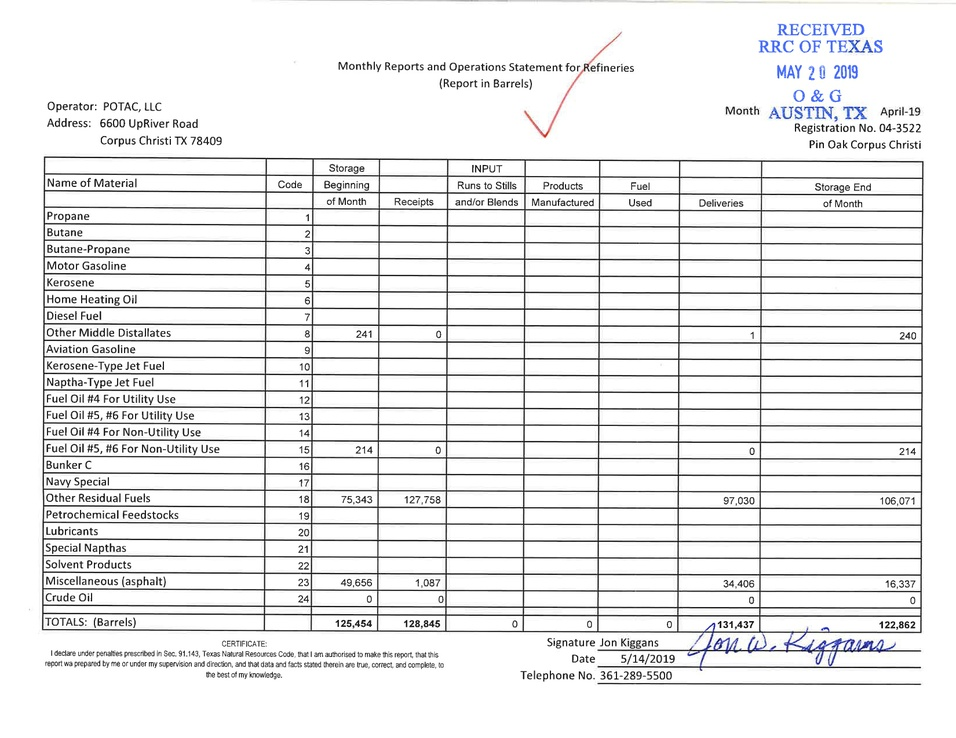
#> input picture data/example.jpg, 956 x 738 px, shrunk from 1650 x 1275 before the run
$ python -i utils.py   (imports and definitions only)
#> lines starting #> are read from the running program, lines starting #| are printed output that depends on the picture; after the words box and inside, x2 and y2 are one past the last pixel; in counts of white or black regions, pixels touching at a corner belong together
#> further down, picture is the input picture: shape (738, 956, 3); mean B, G, R 235.4, 235, 234.9
import operator

import numpy as np
import cv2 as cv


# Apply morphology operations
def isolate_lines(src, structuring_element):
    cv.erode(src, structuring_element, src, (-1, -1))  # makes white spots smaller
    cv.dilate(src, structuring_element, src, (-1, -1))


# Verify if the region inside a contour is a table
# If it is a table, returns the bounding rect
# and the table joints. Else return None.
# [85 lines left out: functions verify_table, find_corners_from_contour, distance_between, crop_and_warp, not called in this run]


def get_grid_mask(image):
    # convert to grayscale
    grayscale = cv.cvtColor(image, cv.COLOR_BGR2GRAY)

    max_threshold_value = 255
    block_size = 15
    threshold_constant = 0

    # Filter image
    filtered = cv.adaptiveThreshold(~grayscale, max_threshold_value, cv.ADAPTIVE_THRESH_MEAN_C, cv.THRESH_BINARY,
                                    block_size, threshold_constant)
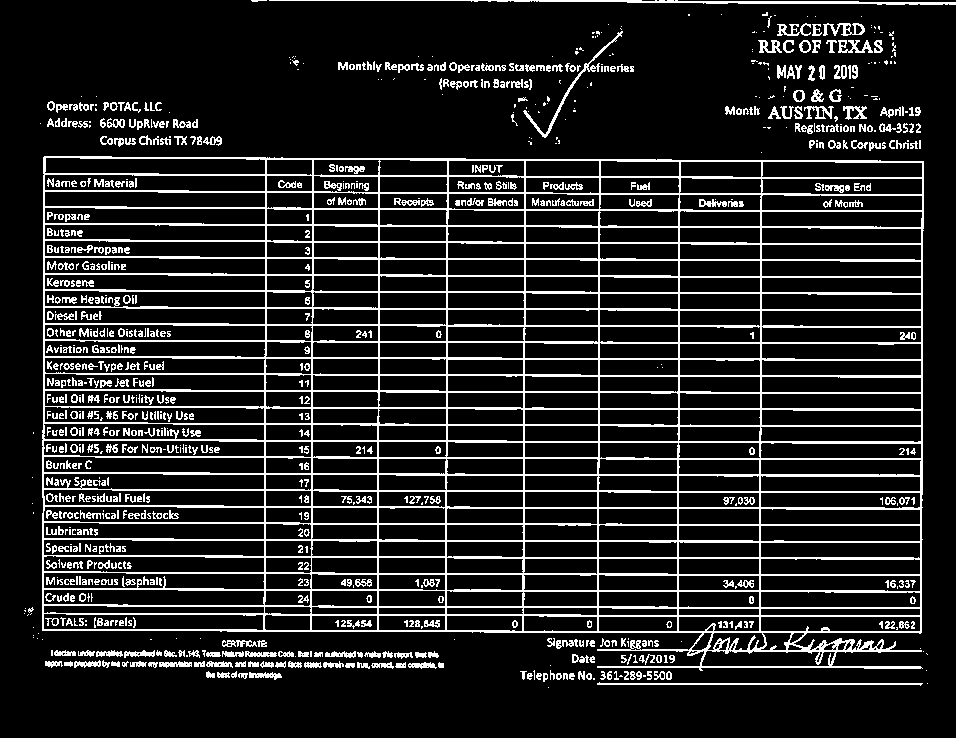
#> filtered: shape (738, 956); 13.9% white in thin lines or dots

    # HORIZONTAL AND VERTICAL LINE ISOLATION
    # To isolate the vertical and horizontal lines,
    #
    # 1. Set a scale.
    # 2. Create a structuring element.
    # 3. Isolate the lines by eroding and then dilating the image.

    scale = 15

    # Isolate horizontal and vertical lines using morphological operations
    horizontal = filtered.copy()
    vertical = filtered.copy()

    horizontal_size = int(horizontal.shape[1] / scale)
#> horizontal_size = 63
    horizontal_structure = cv.getStructuringElement(cv.MORPH_RECT, (horizontal_size, 1))
    isolate_lines(horizontal, horizontal_structure)
#> in isolate_lines, `cv.erode(src, structuring_element, src, (-1, -1))`:
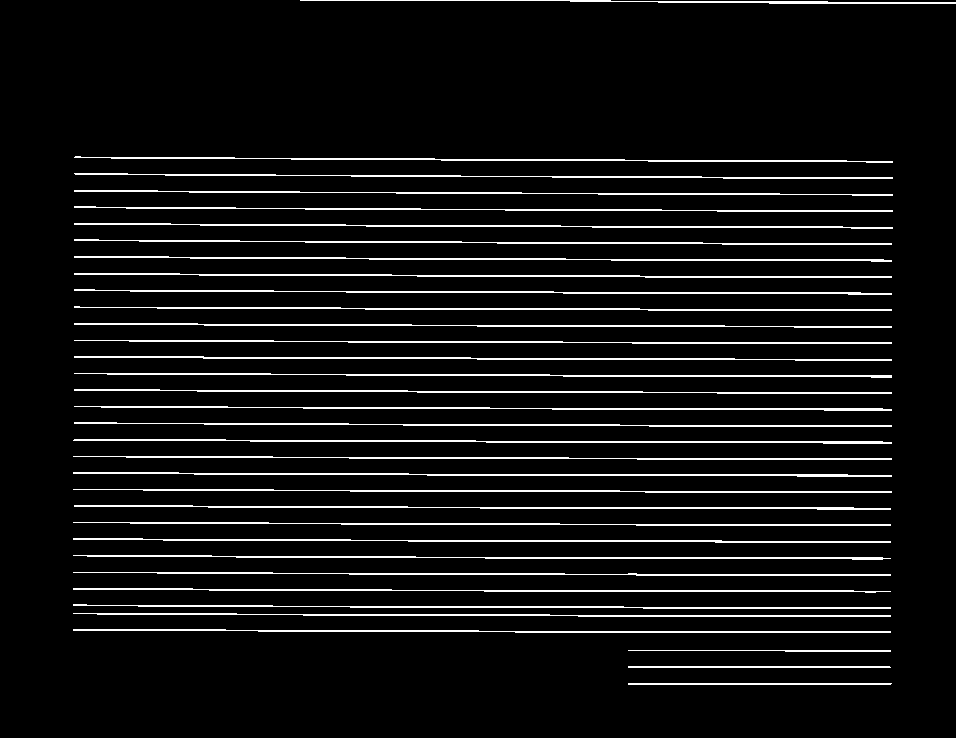
#> src: shape (738, 956); 6.8% white in thin lines or dots, all inside (x1, y1, x2, y2) = (73, 0, 956, 685)
#> in isolate_lines, `cv.dilate(src, structuring_element, src, (-1, -1))`:
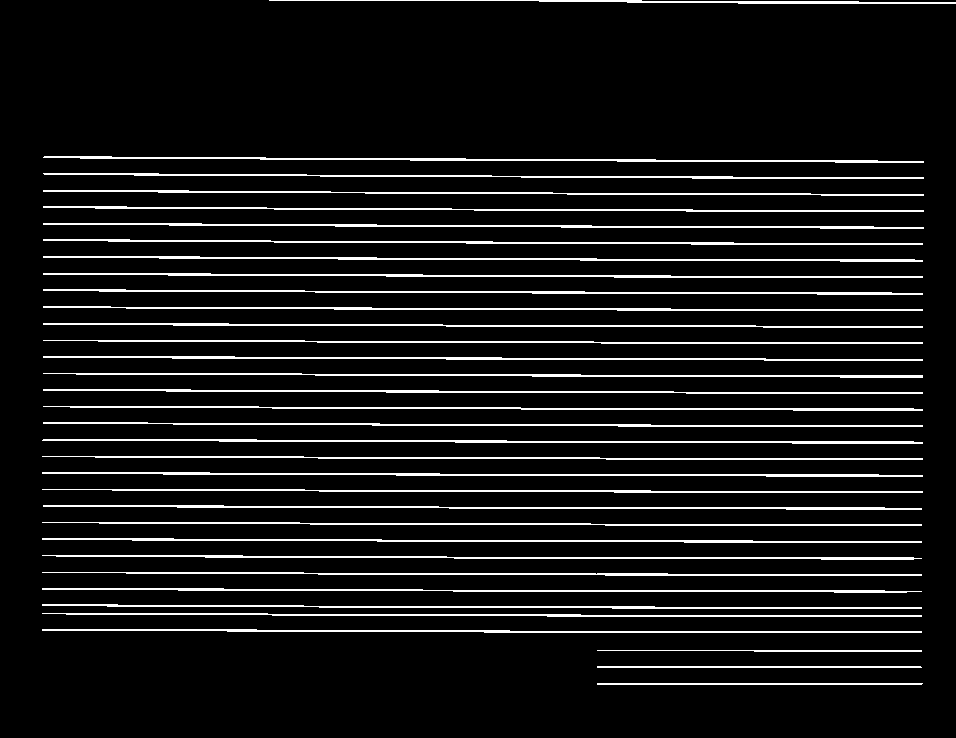
#> src: shape (738, 956); 8.2% white in thin lines or dots, all inside (x1, y1, x2, y2) = (42, 0, 956, 685)

    vertical_size = int(vertical.shape[0] / scale)
#> vertical_size = 49
    vertical_structure = cv.getStructuringElement(cv.MORPH_RECT, (1, vertical_size))
#> vertical_structure = 49 values from 1 to 1
    isolate_lines(vertical, vertical_structure)
#> in isolate_lines (call 2), `cv.erode(src, structuring_element, src, (-1, -1))`:
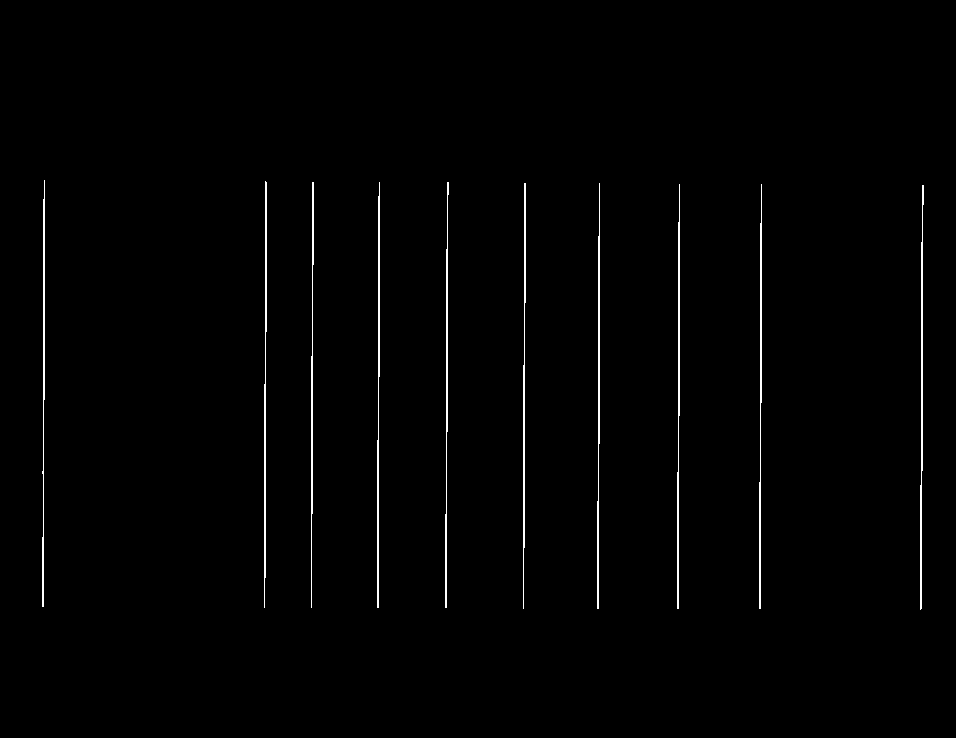
#> src: shape (738, 956); 1% white in thin lines or dots, all inside (x1, y1, x2, y2) = (42, 180, 924, 610)
#> in isolate_lines (call 2), `cv.dilate(src, structuring_element, src, (-1, -1))`:
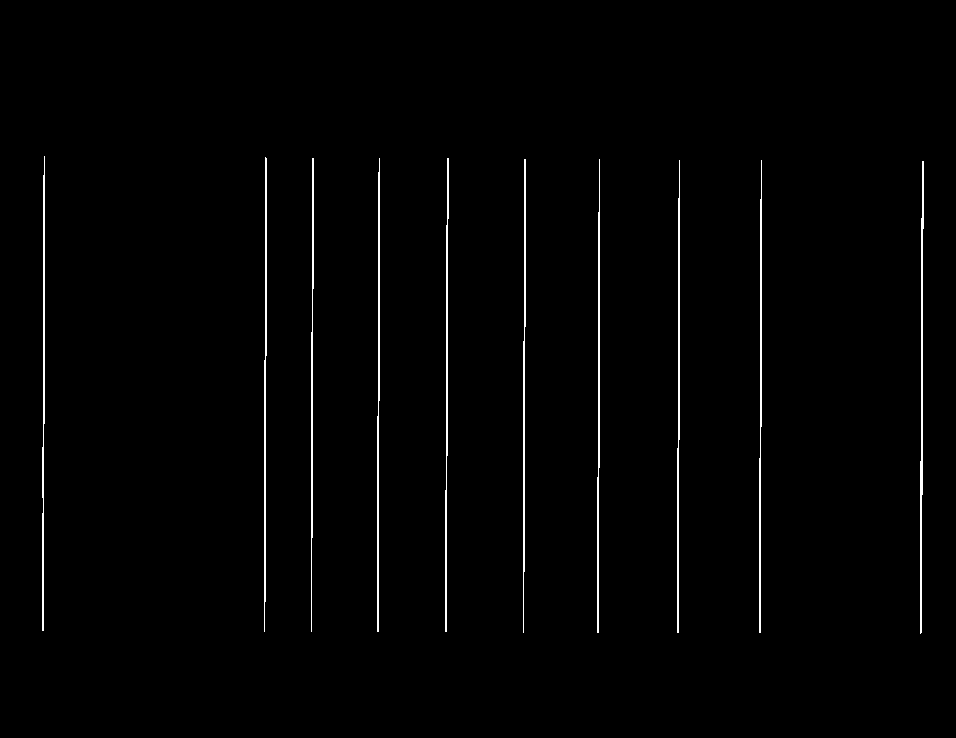
#> src: shape (738, 956); 1.3% white in thin lines or dots, all inside (x1, y1, x2, y2) = (42, 156, 924, 634)

    # Create an image mask with just the horizontal
    # and vertical lines in the image. Then find
    # all contours in the mask.

    mask = horizontal + vertical
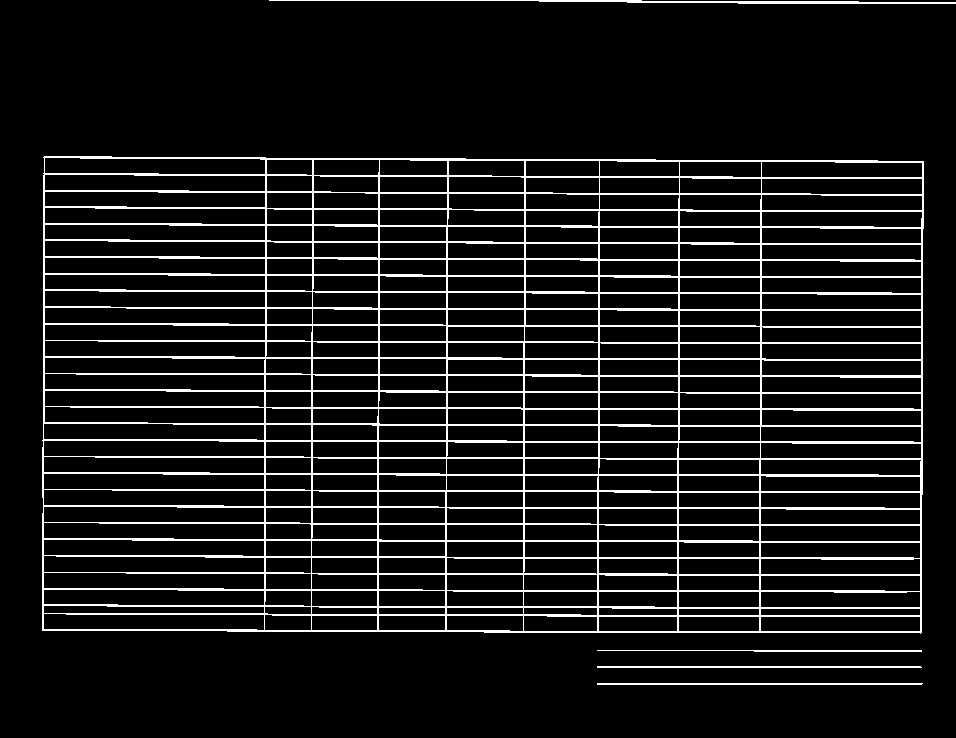
#> mask: shape (738, 956); min 0, max 255, mean 23.8

    return mask, horizontal, vertical


# Add border to image after trimming, and add padding to it
# [37 lines left out: functions add_border_padding, find_intersection_mean_cords, not called in this run]


# get centroid of a a rectangle
def get_centroid(left, right, top, bottom):
    return (left + right) / 2, (top + bottom) / 2

>>> import cv2
>>> picture = cv2.imread('data/example.jpg')
>>> result = get_grid_mask(picture)

$ run again, on data/table0.jpg
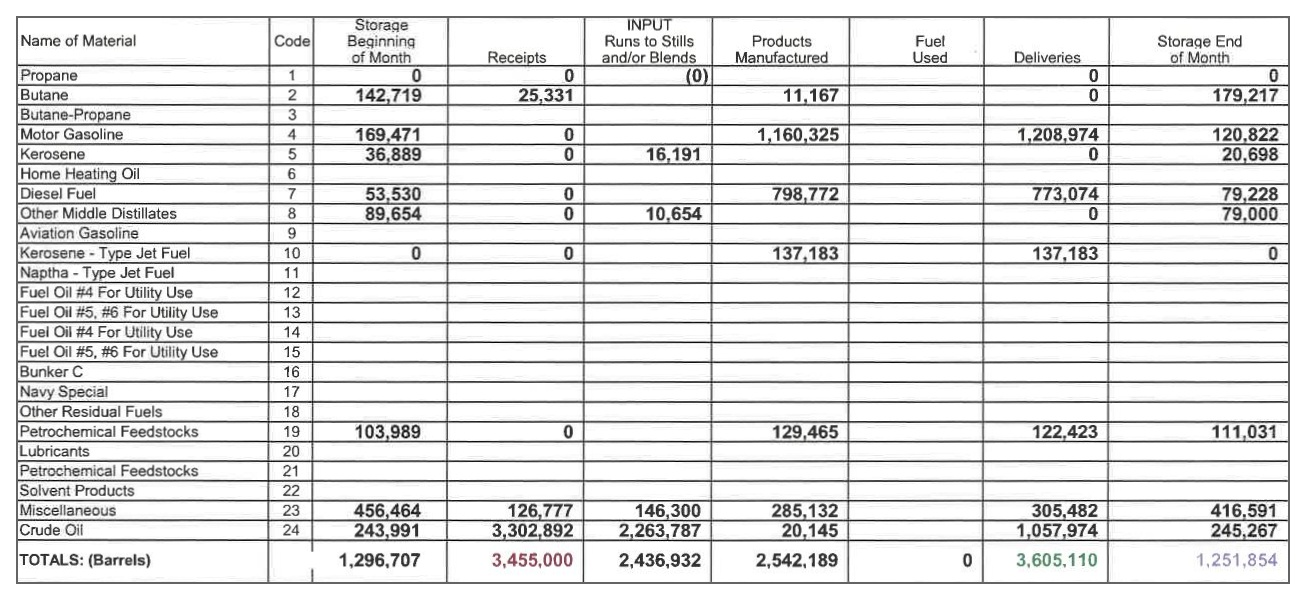
#> input picture data/table0.jpg, 1306 x 600 px
#> picture is the input picture: shape (600, 1306, 3); mean B, G, R 226.2, 226.2, 226.3
#> in get_grid_mask, `filtered = cv.adaptiveThreshold(~grayscale, max_threshold_value, cv.AD..`:
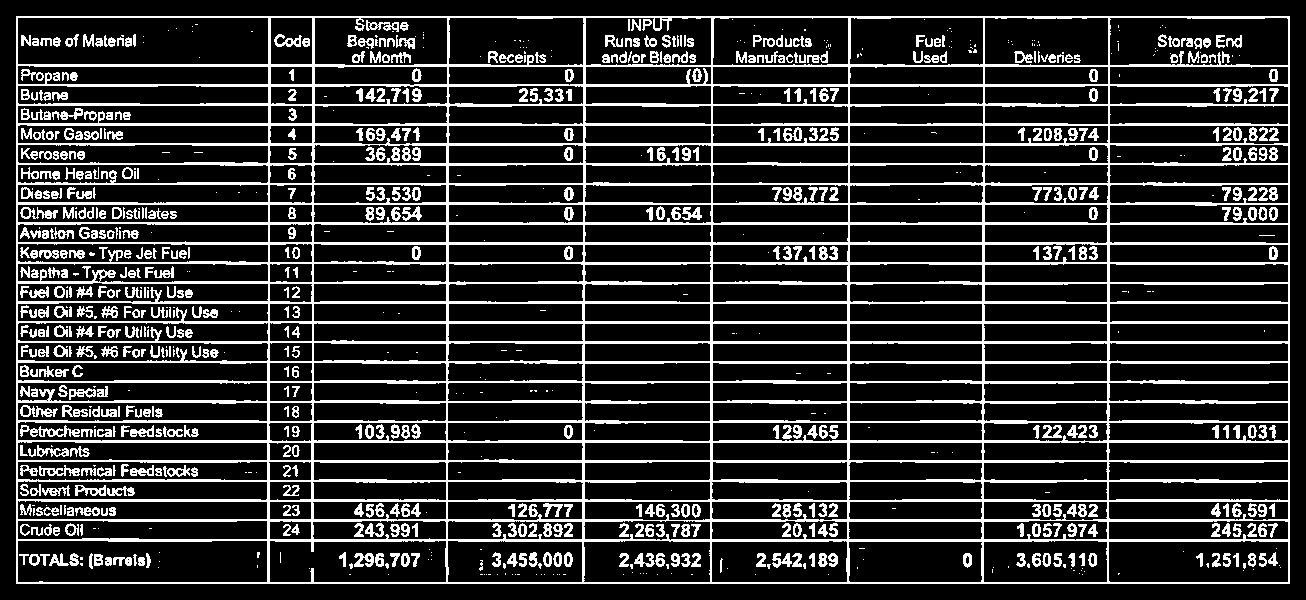
#> filtered: shape (600, 1306); 18.9% white; 937 white regions (311 under 20 px), largest, box (x1, y1, x2, y2) and area: (16, 16, 1290, 584) 104621, (20, 425, 80, 437) 328, (39, 465, 80, 476) 222
#> in get_grid_mask, `mask = horizontal + vertical`:
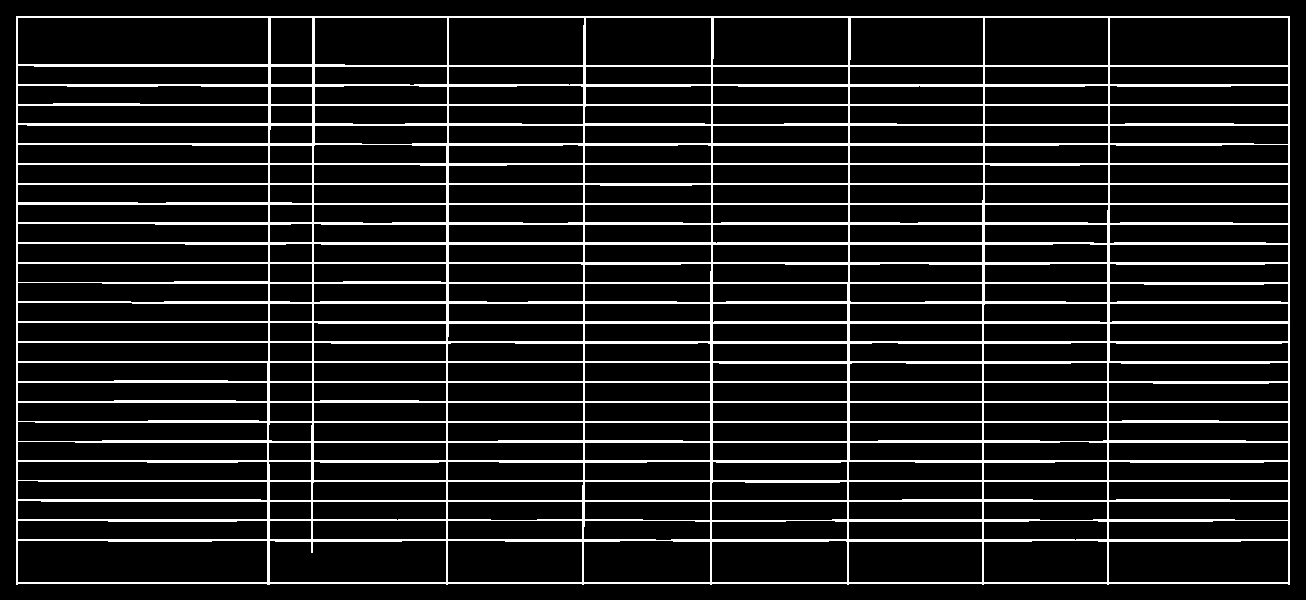
#> mask: shape (600, 1306); min 0, max 255, mean 30.2
